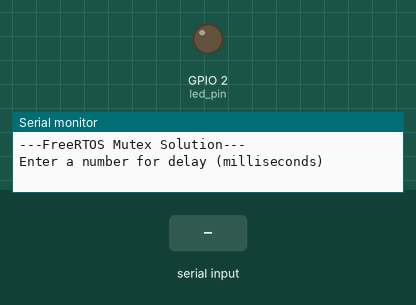
Simulated run of this sketch. Board: ESP32. Parts: output pins drawn as LEDs (lit = HIGH), the last lines printed to the serial monitor. Dashed ring = blinking. The test bench sets the inputs (shaded band).

Above: at 1.8 s.
1.9 s: "90,45\n" received over Serial
At 6.8 s:
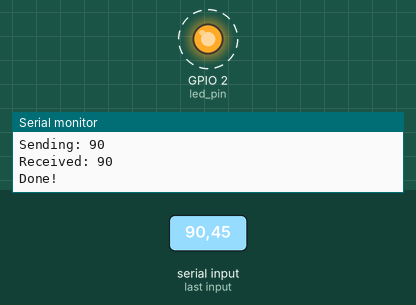
Timing chart, 0 to 10.9 s (numbered marks = the images above; inputs shaded):
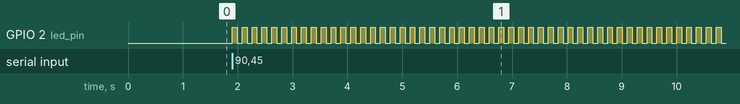

The sketch:

code.ino
```cpp
/*Task to blink the LED based on delay value passed as a parameter*/
#if CONFIG_FREERTOS_UNICORE
  static const BaseType_t app_cpu = 0;   // If only one core, use PRO CPU (core 0)
#else
  static const BaseType_t app_cpu = 1;   // Otherwise, use to APP CPU (core 1)
#endif
static const int led_pin = 2;//led pin will be connected to pin 2 in esp32
static SemaphoreHandle_t bin_sem;//global semaphore

void blinkLED(void *parameters) {
  int num = *(int *)parameters;
  xSemaphoreGive(bin_sem);
  Serial.print("Received: ");// Print the value we received from setup()
  Serial.println(num);
  pinMode(led_pin, OUTPUT);//led pin is the output

  while (1) {
    digitalWrite(led_pin, HIGH);                  // Turn LED ON
    vTaskDelay(num / portTICK_PERIOD_MS);         // Wait for "num" ms
    digitalWrite(led_pin, LOW);                   // Turn LED OFF
    vTaskDelay(num / portTICK_PERIOD_MS);         // Wait again
  }
}

void setup() {

  long int delay_arg;   // blink delay in ms

  // Start Serial communication
  Serial.begin(115200);
  vTaskDelay(1000 / portTICK_PERIOD_MS);
  Serial.println();
  Serial.println("---FreeRTOS Mutex Solution---");
  Serial.println("Enter a number for delay (milliseconds)");

  // Wait until the user enters
  while (Serial.available() <= 0);

  // Read the integer value
  delay_arg = Serial.parseInt();
  Serial.print("Sending: ");
  Serial.println(delay_arg);

  // Create the binary semaphore
  bin_sem = xSemaphoreCreateBinary();

  // Create the blinkLED task
  xTaskCreatePinnedToCore(
                          blinkLED,       // Task function
                          "Blink LED",    // Task name
                          1024,           // Stack size in words
                          (void *)&delay_arg, // Pass address of our variable
                          1,              // Task priority
                          NULL,           // Task handle (not needed here)
                          app_cpu);       // Core to pin the task to

  xSemaphoreTake(bin_sem, portMAX_DELAY);
  Serial.println("Done!");
}
void loop() {
  vTaskDelay(1000 / portTICK_PERIOD_MS);
}
```

Measured:
- after the input at 1.9 s, GPIO 2 (led_pin): alternates HIGH for 0.09 s and LOW for 0.09 s, starting at once
